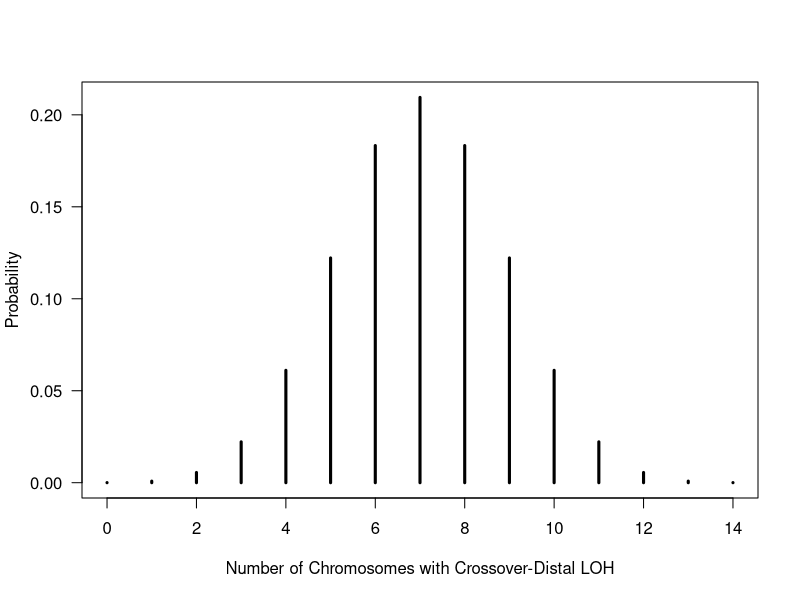
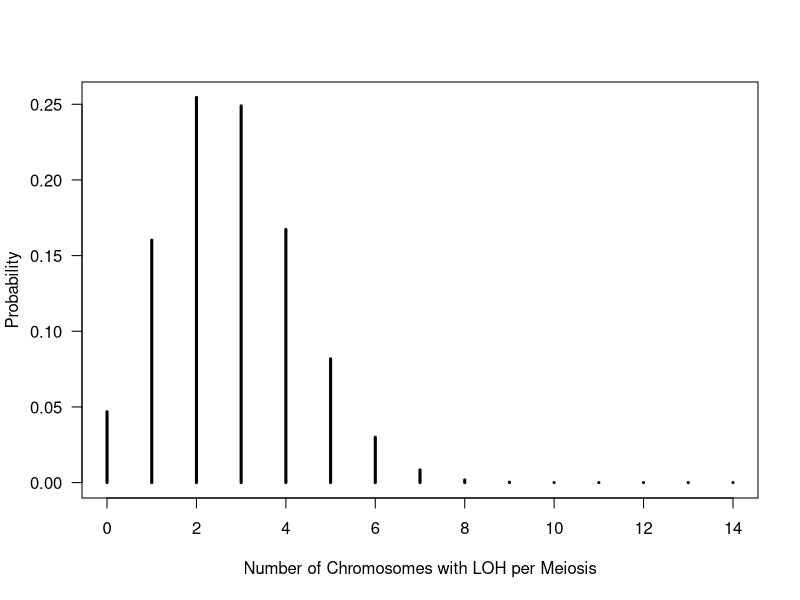
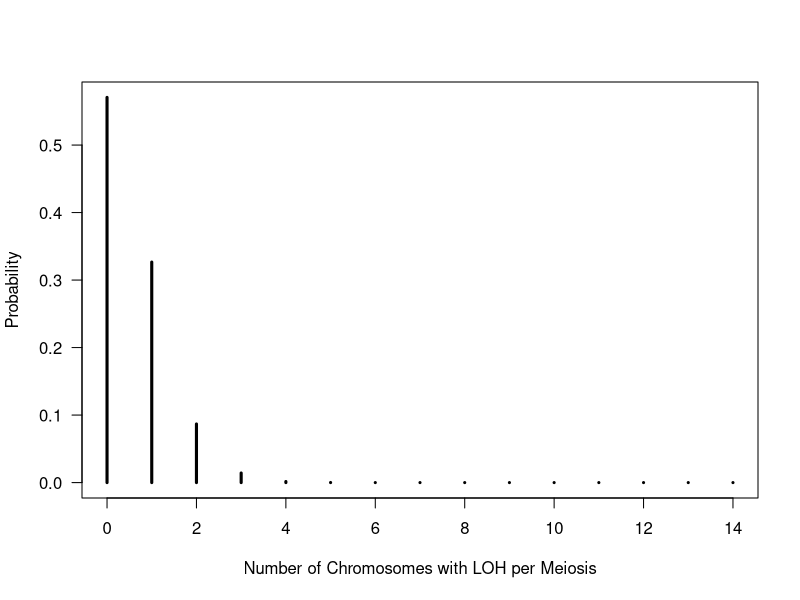
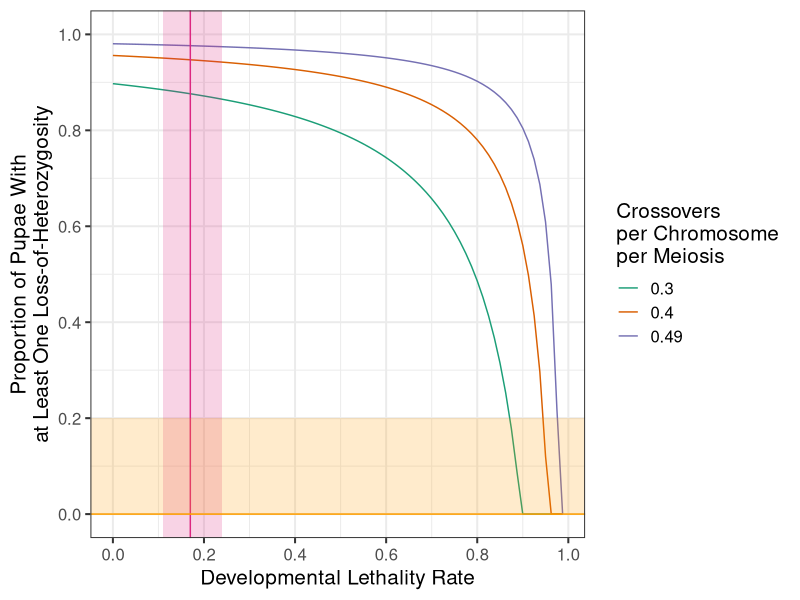
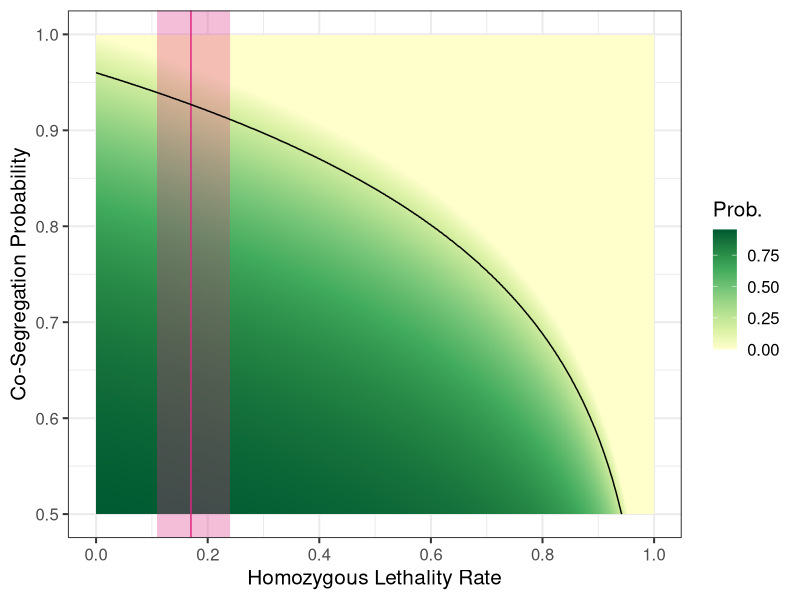

Recreate these plots in R, in order.
# This script uses binomial models to understand the number of chromosomes expected to incur segmental LOH
# and the proportion of offspring expected to bear segmental LOH not found in their mother

# In later sections we explore how developmental mortality of individuals bearing segmental LOH
# and co-segregation of recombined chromatids can influence rates of LOH.
# Based on these models, we identify the values of each of these parameters that would be required
# to explain the extent of heterozygosity maintenance observed in our study.

library(dplyr)
library(ggplot2)

########################################  
###                                  ###
##                                    ##
#       Simple Binomial PMF Plots      #
##                                    ##
###                                  ###  
########################################

# First, we plot Binomial Probability Mass Functions (PMFs) to illustrate the expected 
# number of chromosomes bearing CO-induced LOH assuming a single CO per chromosome, 
# independent assortment, and random segregation

# O. biroi has 14 chromosomes. Per generation, anywhere between zero and 14 chromosomes can
# incur segmental loss of heterozygosity
Chromosomes=0:14
# Set up the PDF file to hold the PMF plot
pdf("RplotBinomPMFnumchromsLOH.pdf",width = 5,height = 3)
# Plot the binomial PMF using "dbinom()", with 14 "trials", and Mendelian segregation (probability=0.5)
plot(Chromosomes,dbinom(Chromosomes, size=14, prob=.5),type='h',lwd=3,xlab = "Number of Chromosomes with Crossover-Distal LOH", ylab = "Probability", las=1)
# Close the pdf file
dev.off()
# Determine the probability that at least one segmental LOH occurs
sum(dbinom(1:14,size=14,prob=(.5*(5.5/14))))

# Later in the paper, we repeat these steps, assuming fewer crossovers per meiosis 
# (our empirically-observed number--5.5--which is likely to be an underestimate)

# Set up the PDF file to hold the PMF plot
pdf("RplotBinomPMFnumchromsLOH_5.5co_0.5LOH.pdf",width = 5,height = 3)
# Plot the binomial PMF using "dbinom()", with 14 "trials", and Mendelian segregation (probability=0.5)
plot(Chromosomes,dbinom(Chromosomes, size=14, prob=(.5*(5.5/14))),type='h',lwd=3,xlab = "Number of Chromosomes with LOH per Meiosis", ylab = "Probability", las=1)
# Close the pdf file
dev.off()
# Determine the probability that at least one segmental LOH occurs
sum(dbinom(1:14,size=14,prob=(.5*(5.5/14))))
sum(Chromosomes * dbinom(Chromosomes,size=14,prob=(.5*(5.5/14))))
# Calculate and print the binomial PMF for each number of chromosomes with two significant digits
for (n in Chromosomes) {
  pmf_value = dbinom(n, size = 14, prob = (.5*(5.5/14)))
  formatted_pmf = format(pmf_value, digits = 3, scientific = FALSE)
  print(paste(n, formatted_pmf))
}

# Then, using the same number of crossovers per meiosis (5.5), we substitute a 
# different rate at which segmental LOH occurs following a crossover. Under Mendelian segregation, this would be 0.5
# as used above. But under co-segregation of reciprocally recombined crossover products,
# this number could be lower. Here we use a 0.1 probability of segmental LOH following a crossover,
# which would be the case if the co-segregation probability was 0.9.

# Set up the PDF file to hold the PMF plot
pdf("RplotBinomPMFnumchromsLOH_5.5co_0.1LOH.pdf",width = 5,height = 3)
# Plot the binomial PMF using "dbinom()", with 14 "trials", and Mendelian segregation (probability=0.5)
plot(Chromosomes,dbinom(Chromosomes, size=14, prob=(.1*(5.5/14))),type='h',lwd=3,xlab = "Number of Chromosomes with LOH per Meiosis", ylab = "Probability", las=1)
# Close the pdf file
dev.off()
# Determine the probability that at least one segmental LOH occurs
sum(dbinom(1:14,size=14,prob=(.1*(5.5/14))))
# Calculate and print the binomial PMF for each number of chromosomes with two significant digits
for (n in Chromosomes) {
  pmf_value = dbinom(n, size = 14, prob = (.1*(5.5/14)))
  formatted_pmf = format(pmf_value, digits = 3, scientific = FALSE)
  print(paste(n, formatted_pmf))
}

#####################################################################################################  
###                                                                                               ###
##                                                                                                 ##
#       Exploring whether developmental mortality of homozygotes could maintain heterozygosity      #
##                                                                                                 ##
###                                                                                               ###  
#####################################################################################################

# Because we found that segmental LOH is incredibly rare, despite the fact that crossovers are common, 
# we wanted to determine the mechanism that maintains heterozygosity. 
# Thus, we extended the above binomial modelling logic to include additional aspects of the biological context.
# First, we consider the possibility that developmental mortality of individuals bearing segmental LOH maintains heterozygosity,
# We incorporated this into a model written as a function below ("CalculateLOHProportion".)
# For this analysis we are assuming Mendelian segregation.

# Define function to calculate proportion of offspring expected to bear segemental losses of heterozygosity (LOH)
CalculateLOHProportion <- function(CrossoversPerChromosome, MortalityRate) {
  # Number of chromosomes in the species' genome
  NumChromosomes <- 14
  # The probability of loss of heterozygosity per chromosome is one minus the co-segregation probability. 
  # For Mendelian segregation, the co-segregation probability is 0.5. 
  ProbabilityLOHPerChromosome <- CrossoversPerChromosome * 0.5
  # The probability that the egg bears a segmental loss of heterozygosity is taken from the binomial PMF, as used above
  # Here we determine the probability that at least one segmental LOH occurs in a meiosis
  ProbabilityEggBearsLOH <- sum(dbinom(1:NumChromosomes, NumChromosomes, ProbabilityLOHPerChromosome))
  # Adjusting mortality rate to not exceed the probability of LOH occurrence
  # This is because in our model, all mortality comes from segmental LOH.
  MortalityRate <- min(MortalityRate, ProbabilityEggBearsLOH)
  # Calculating the probability that pupae bear LOH, adjusting for mortality that may have occurred during development
  # from the egg stage through the larval stage until pupation
  ProbabilityPupaBearsLOH <- max(0, (ProbabilityEggBearsLOH - MortalityRate)) / ((1 - ProbabilityEggBearsLOH) + (ProbabilityEggBearsLOH - MortalityRate))
  return(ProbabilityPupaBearsLOH)
}

# Define the values for crossovers per chromosome and mortality rate, and Cosegregation probability
# 0.4 is our empirical value (5.5 per meiosis divided by 14 chromosomes)
# 0.3 and 0.49 are the lower and upper bounds of the 95% Confidence Interval
CrossoversPerChromosome_Values <- c(0.3, 0.4, 0.49)
# We will calculate the probability that a pupae bears segmental LOH across 
# essentially all possible values of the developmental lethality rate
DevelopmentalLethalityRate_Values <- seq(0, 0.99, by = 0.0125)

# Now we create a dataframe to calculate the probabilities across all of these values
df <- expand.grid(CrossoversPerChromosome_Values, DevelopmentalLethalityRate_Values)
# Setting the column names
colnames(df) <- c('Crossovers per Chromosome', 'Developmental Lethality Rate')
# Apply the CalculateLOHProportion function to each row in the data frame
df$`Probability Pupa Bears LOH` <- mapply(CalculateLOHProportion, df$`Crossovers per Chromosome`, df$`Developmental Lethality Rate`)
# Convert the 'Crossovers per Chromosome' column to a factor
df$`Crossovers per Chromosome` <- as.factor(df$`Crossovers per Chromosome`)
# Inspect the dataframe
head(df)
# write to file
write.table(df, file = "Fig4d.txt", sep = "\t", row.names = FALSE)


# Plot
# Setting up a pdf to save the plot
pdf("./results/CrossoversHomLethalProbNoLOHSamples_MortalityRates_0.4coPerChrom_Shorter.pdf", width = 6, height = 3)
# Plot the calculated values using geom_line() in ggplot2
ggplot(df, aes(x = `Developmental Lethality Rate`, y = `Probability Pupa Bears LOH`, color = `Crossovers per Chromosome`, shape = `Crossovers per Chromosome`)) +
  geom_line() +
  # Add the empirical mean and 95% confidence interval of the developmental mortality rate
  annotate(geom = "rect", xmin = 0.11, xmax = 0.24, ymin = -Inf, ymax = Inf, fill = "#DC2780", alpha = 0.2) +
  geom_vline(aes(xintercept = 0.17), color = "#DC2780") +  # Vertical line at x = 0.14
  # Add the empirical mean and 95% confidence interval of the proportion of pupae with at least one segmental LOH
  annotate(geom = "rect", xmin = -Inf, xmax = Inf, ymin = 0, ymax = 0.2, fill = "#FF9F00", alpha = 0.2) +
  geom_hline(aes(yintercept = 0), color = "#FF9F00") +  # Horizontal line at x = 0.0
  # Plotting aesthetics
  theme_bw(base_size = 15) +
  labs(y = "Proportion of Pupae With\nat Least One Loss-of-Heterozygosity", x = "Developmental Lethality Rate") +
  scale_color_brewer(name = "Crossovers \nper Chromosome\nper Meiosis", palette = "Dark2") +
  scale_x_continuous(breaks = seq(0, 1, by = 0.2), minor_breaks = seq(0, 1, by = 0.1)) +
  scale_y_continuous(breaks = seq(0, 1, by = 0.2), minor_breaks = seq(0, 1, by = 0.1), limits=c(0, 1))
dev.off()
# I shaded the area between the upper and lower bound of the 95% CI for proportion of pupae with at least one segmental LOH in adobe illustrator.

# Finding the minimal proportion of pupae bearing segmental LOH
# if the true developmental mortality rate fall withins the 95% confidence interval of our empirical estimate
CrossoversValue <- 0.3
MortalityValue <- 0.24
CalculateLOHProportion(CrossoversValue, MortalityValue)
# value is 0.864

# Finding the developmental mortality rate required to produce Proportions of pupae bearing segmental LOH
# that fall within the 95% confidence interval of our empirical estimate
CrossoversValue <- 0.3
ProbabilityPupaBearsLOHValue <- 0.2
# Defining a function (RootFunction) to find the developmental mortality rate given these conditions
# This function will be used in the root-finding method.
# The function returns the difference between the calculated LOH proportion (Output) and the target empirical estimate.
RootFunction <- function(MortalityValue) {
  Output <- CalculateLOHProportion(CrossoversValue, MortalityValue)
  return(Output - ProbabilityPupaBearsLOHValue)
}
# Using uniroot() to find the root of RootFunction.This method finds the value of MortalityValue for which RootFunction returns zero.
# We search only between 0 and 1, which are the possible values for the developmental mortality rate.
# The returned value will be the mortality rate that aligns the model's LOH proportion with the empirical estimate.
Solution <- uniroot(RootFunction, interval = c(0, 1))
# Display the result
print(Solution$root)
# result is 0.871


######################################################################################################  
###                                                                                                ###
##                                                                                                  ##
#       Exploring whether co-segregation of recombined chromatids could maintain heterozygosity      #
##                                                                                                  ##
###                                                                                                ###  
######################################################################################################


# Now, we will modify the function from above to include Cosegregation probability as a factor. 
# For Mendelian segregation, the co-segregation probability is 0.5. 
# Here we explore what happens if chromosomal segregation is non-Mendelian, and
# co-segregation probability is increased

# Define function to calculate proportion of offspring expected to bear segemental losses of heterozygosity (LOH)
CalculateLOHProportion <- function(CrossoversPerChromosome, MortalityRate, CosegregationProb) {
  # Number of chromosomes in the species' genome
  NumChromosomes <- 14
  # The probability of loss of heterozygosity per chromosome is one minus the co-segregation probability. 
  # For Mendelian segregation, the co-segregation probability is 0.5. 
  # With higher cosegregation probabilities, the probability of segmental LOH per crossover decreases
  ProbabilityLOHPerChromosome <- CrossoversPerChromosome * (1 - CosegregationProb)
  # The probability that the egg bears a segmental loss of heterozygosity is taken from the binomial PMF, as used above
  # Here we determine the probability that at least one segmental LOH occurs in a meiosis
  ProbabilityEggBearsLOH <- sum(dbinom(1:NumChromosomes, NumChromosomes, ProbabilityLOHPerChromosome))
  # Adjusting mortality rate to not exceed the probability of LOH occurrence
  # This is because in our model, all mortality comes from segmental LOH.
  MortalityRate <- min(MortalityRate, ProbabilityEggBearsLOH)
  # Calculating the probability that pupae bear LOH, adjusting for mortality that may have occurred during development
  # from the egg stage through the larval stage until pupation
  ProbabilityPupaBearsLOH <- max(0, (ProbabilityEggBearsLOH - MortalityRate)) / ((1 - ProbabilityEggBearsLOH) + (ProbabilityEggBearsLOH - MortalityRate))
  return(ProbabilityPupaBearsLOH)
}


# Create a large grid of values for a fine heatmap of "ProbabilityPupaBearsLOH" values
# across a range of values of "CosegregationProb" and "MortalityRate"
CosegregationVals <- seq(0.5, 1, length.out = 1000)
MortalityVals <- seq(0, 0.999, length.out = 1000)
# Set as a constant the empirical estimate of crossovers per chromosome per meiosis
CrossoversPerChromosomeEmpirical=5.5/14
df <- expand.grid(CosegregationProb = CosegregationVals, MortalityRate = MortalityVals)

# Apply the function across this grid of values to calculate "ProbabilityPupaBearsLOH"
df$`Probability Pupa Bears LOH` <- mapply(CalculateLOHProportion, CrossoversPerChromosomeEmpirical, df$MortalityRate, df$CosegregationProb)
head(df)
# write to file
write.table(df, file = "Fig4e.txt", sep = "\t", row.names = FALSE)

# NEXT WE WANT TO OBTAIN A CURVE THAT DEPICTS THE LOWEST VALUE OF CO-SEGREGATION PROBABILITY
# FOR WHICH THE PROBABILITY THAT A PUPA BEARS LOH FALLS WITHIN THE 95% CI OF THE EMPIRICAL ESTIMATE

# Filtering to include only rows where 'Probability Pupa Bears LOH' is <= 0.2
# Thus we are only including rows of the data frame for which that probability falls within the 
# 95% confidence interval of our empirical estimate.
dfProbLOHBelowThreshold <- df %>% 
  filter(`Probability Pupa Bears LOH` <= 0.2)
# For each MortalityRate value, find the value of CosegregationProb 
# corresponding to the highest 'Probability Pupa Bears LOH'
# Since we are working within the thresholded dataframe, this will finde the Cosegregation probability
# Value that produces the highest "Proportion" that is still within the 95% CI of our empirical estimate.
# This can be thought of as the minimal Cosegregation probability required to maintain heterozygosity
# to the degree observed in the study for each value of the homozygous lethality rate.
CosegregationValHighestProbLOH <- dfProbLOHBelowThreshold %>%
  group_by(MortalityRate) %>%
  filter(rank(-`Probability Pupa Bears LOH`, ties.method = "first") == 1) %>% # this ensures we select the highest 'value'
  select(MortalityRate, CosegregationProb, `Probability Pupa Bears LOH`) %>%
  arrange(MortalityRate)

# Cutting the "CosegregationValHighestProbLOH" curve once it reaches 0.5. 
# This ensures accurate plotting.
# We accomplish this by first re-arranging the HighestCosegregation data frame 
# to sort it by the CosegregationProb in descending order.
CosegregationValHighestProbLOH <- CosegregationValHighestProbLOH %>%
  arrange(desc(CosegregationProb))
# Then we find the first occurrence in the data where the CosegregationProb is exactly 0.5.
FirstOccurrence <- which(CosegregationValHighestProbLOH$CosegregationProb == 0.5)[1]
# Then we check if such an occurrence (CosegregationProb = 0.5) exists, and if it does, 
# we truncate the HighestCosegregation data frame to include only the data up to that first occurrence.
if (!is.na(FirstOccurrence)) {
  CosegregationValHighestProbLOH <- CosegregationValHighestProbLOH[1:FirstOccurrence, ]
}
head(CosegregationValHighestProbLOH)
# write to file
write.table(CosegregationValHighestProbLOH, file = "Fig4e_curve.txt", sep = "\t", row.names = FALSE)


# Plot the relationship
pdf("./HeatMapAndMinimalCosegregationProb_0.4COsPerChrom_PropPupLOH.pdf", width = 6, height = 4)
ggplot() +
  # First plot a heat map to show how "ProbabilityPupaBearsLOH" varies across Co-segregation Prob and Developmental Mortality Rate
  geom_tile(data = df, aes(x = MortalityRate, y = CosegregationProb, fill = `Probability Pupa Bears LOH`)) +
  scale_fill_distiller(palette = 'YlGn', direction = 1) +
  labs(fill = 'Prob.', y = "Co-Segregation Probability", x = "Homozygous Lethality Rate") +
  # Add the empirical estimate and 95% confidence interval of the developmental mortality rate
  annotate(geom = "rect", xmin = 0.11, xmax = 0.24, ymin = -Inf, ymax = Inf, fill = "#DC267F", alpha = 0.3) +
  geom_vline(aes(xintercept = 0.17), color = "#DC267F") +  # Vertical line at x = 0.14 
  # Add the line showing, for each value of the developmental mortality rate,
  # the lowest value of co-segregation prob. for which the "ProbabilityPupaBearsLOH" is 0.2 or less,
  # that is, it falls within the 95% confidence interval of the empirical estimate.
  geom_line(data = CosegregationValHighestProbLOH, aes(x = MortalityRate, y = CosegregationProb)) +
  # Adjust plotting aesthetics
  scale_x_continuous(breaks = seq(0, 1, by = 0.2), minor_breaks = seq(0, 1, by = 0.1)) +
  scale_y_continuous(breaks = seq(0.5, 1, by = 0.1), minor_breaks = seq(0.5, 1, by = 0.05), limits=c(0.5, 1)) +
  theme_bw(base_size = 15)
dev.off()

# Defining a function ('root_function') to find the cosegregation probability where 
# the calculated proportion of "Probability Pupa Bears LOH" equals 0.2 (the upper bound of the
# 95% confidence interval of our empirical estimate) for a mortality rate of 0.24 (the upper 
# bound of the 95% confidence interval of our empirical mortality rate estimate)
# This allows us to identify the lowest co-segregation probability required to explain our data.
# This function calculates the difference between the calculated proportion and the target proportion (0.2).
RootFunction <- function(CosegregationProb) {
  CalculateLOHProportion(CrossoversPerChromosomeEmpirical, 0.24, CosegregationProb) - 0.2
}
# Using uniroot() to find the root of RootFunction.This method finds the value of CosegregationProb for which RootFunction returns zero.
# The search is conducted within the range from 0.5 to 1, the relevant values of co-segregation probability
# The returned value will be the Cosegregation Probability that aligns the model's LOH proportion with the empirical estimate.
Solution <- uniroot(RootFunction, c(0.5, 1))
# Extracting the root (cosegregation probability) from the result.
CosegregationProbThatYields0_2ProbPupaLOHatMortality_0_24 <- Solution$root
print(CosegregationProbThatYields0_2ProbPupaLOHatMortality_0_24)
# the result is 0.911

# Repeating the process with a mortality rate of 0 to see what level of
# cosegregation probability would be required to explain heterozygosity maintenance if 
# homozygous lethality played no role
RootFunction <- function(CosegregationProb) {
  CalculateLOHProportion(CrossoversPerChromosomeEmpirical, 0.0, CosegregationProb) - 0.2
}
Solution <- uniroot(RootFunction, c(0.5, 1))
CosegregationProbThatYields0_2ProbPupaLOHatMortality_0_0 <- Solution$root
print(CosegregationProbThatYields0_2ProbPupaLOHatMortality_0_0)
# the result is 0.9597
